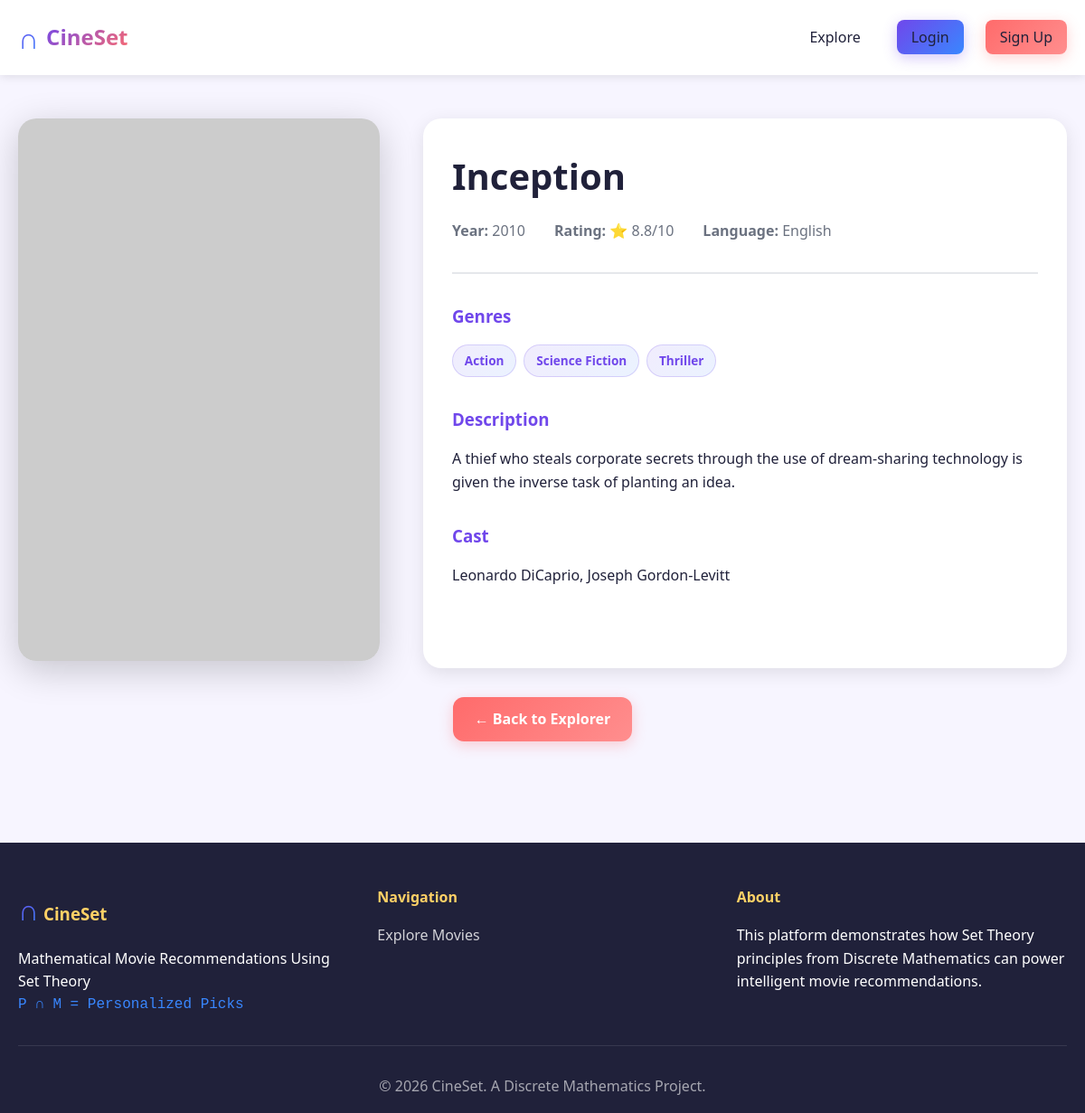
The app's page /movies/6/ with its own data.
### movies/models.py (models this page shows, shortened)
class Movie(models.Model):
    title = models.CharField(max_length=200)
    description = models.TextField()
    poster_url = models.URLField(max_length=500)
    release_year = models.IntegerField()
    genres = models.CharField(max_length=500)  # comma-separated
    rating = models.DecimalField(max_digits=3, decimal_places=1)
    language = models.CharField(max_length=50, default='English')
    cast = models.TextField(blank=True)
    created_at = models.DateTimeField(auto_now_add=True)
    class Meta:
        ordering = ['-rating', 'title']
    def get_genres_list(self):
        return [g.strip() for g in self.genres.split(',') if g.strip()]

### movies/views.py (the view, shortened to what this page needs)
# urls.py: path('movies/<int:movie_id>/', movies_views.movie_detail_view, name='movie_detail'),
def movie_detail_view(request, movie_id):
    movie = get_object_or_404(Movie, id=movie_id)
    is_favorited = False
    user_similarity = None
    matching_genres = []
    user_preferences = None
    context = {
        'movie': movie,
        'is_favorited': is_favorited,
        'user_similarity': user_similarity,
        'matching_genres': matching_genres,
        'user_preferences': user_preferences,
    }
    return render(request, 'movies/detail.html', context)

### templates/movies/detail.html (shortened to what this page needs)
{% extends 'base.html' %}
{% load static %}
{% block extra_css %}
<link rel="stylesheet" href="{% static 'css/movies.css' %}">
{% endblock %}
{% block content %}
<div class="movie-detail-container">
    <div class="container">
        <div class="movie-detail-grid">
            <div class="detail-poster">
                <img src="{{ movie.poster_url }}" alt="{{ movie.title }}" onerror="this.src='https://via.placeholder.com/400x600?text={{ movie.title }}'">
            </div>
            <div class="detail-content">
                <h1 class="detail-title">{{ movie.title }}</h1>
                <div class="detail-meta">
                    <span class="meta-item"><strong>Year:</strong> {{ movie.release_year }}</span>
                    <span class="meta-item"><strong>Rating:</strong> ⭐ {{ movie.rating }}/10</span>
                    <span class="meta-item"><strong>Language:</strong> {{ movie.language }}</span>
                </div>
                <div class="detail-genres">
                    <h3>Genres</h3>
                    <div class="genres-list">
                        {% for genre in movie.get_genres_list %}
                        <span class="genre-tag">{{ genre }}</span>
                        {% endfor %}
                    </div>
                </div>
                <div class="detail-description">
                    <h3>Description</h3>
                    <p>{{ movie.description }}</p>
                </div>
                {% if movie.cast %}
                <div class="detail-cast">
                    <h3>Cast</h3>
                    <p>{{ movie.cast }}</p>
                </div>
                {% endif %}
            </div>
        </div>
        <div class="detail-back">
            <a href="{% url 'movie_explorer' %}" class="btn btn-secondary">← Back to Explorer</a>
        </div>
    </div>
</div>
{% endblock %}

### templates/base.html (shortened to what this page needs)
{% load static %}
<!DOCTYPE html>
<html lang="en">
<head>
    <link rel="stylesheet" href="{% static 'css/base.css' %}">
    <link rel="stylesheet" href="{% static 'css/explorer.css' %}">
    {% block extra_css %}{% endblock %}
</head>
<body>
    <nav class="navbar">
        <div class="container">
            <a href="{% url 'landing' %}" class="logo">
                <span class="logo-symbol">∩</span>
                <span class="logo-text">CineSet</span>
            </a>
            <ul class="nav-links">
                <li><a href="{% url 'movie_explorer' %}" {% if request.resolver_match.url_name == 'movie_explorer' %}class="active"{% endif %}>Explore</a></li>
                {% if user.is_authenticated %}
                    <li><a href="{% url 'recommendations' %}" {% if request.resolver_match.url_name == 'recommendations' %}class="active"{% endif %}>Recommendations</a></li>
                    <li><a href="{% url 'dashboard' %}" {% if request.resolver_match.url_name == 'dashboard' %}class="active"{% endif %}>Dashboard</a></li>
                    <li><a href="{% url 'preferences' %}" {% if request.resolver_match.url_name == 'preferences' %}class="active"{% endif %}>Preferences</a></li>
                    <li class="user-menu">
                        <span class="user-name">{{ user.username }}</span>
                        <a href="{% url 'logout' %}" class="btn-logout">Logout</a>
                    </li>
                {% else %}
                    <li><a href="{% url 'login' %}" class="btn-primary">Login</a></li>
                    <li><a href="{% url 'register' %}" class="btn-secondary">Sign Up</a></li>
                {% endif %}
            </ul>
        </div>
    </nav>
    <main>
        {% block content %}{% endblock %}
    </main>
    <footer class="footer">
        <div class="container">
            <div class="footer-content">
                <div class="footer-section">
                    <h3><span class="logo-symbol">∩</span> CineSet</h3>
                    <p>Mathematical Movie Recommendations Using Set Theory</p>
                    <p class="formula">P ∩ M = Personalized Picks</p>
                </div>
                <div class="footer-section">
                    <h4>Navigation</h4>
                    <ul>
                        <li><a href="{% url 'movie_explorer' %}">Explore Movies</a></li>
                    </ul>
                </div>
                <div class="footer-section">
                    <h4>About</h4>
                    <p>This platform demonstrates how Set Theory principles from Discrete Mathematics can power intelligent movie recommendations.</p>
                </div>
            </div>
            <div class="footer-bottom">
                <p>&copy; 2026 CineSet. A Discrete Mathematics Project.</p>
            </div>
        </div>
    </footer>
</body>
</html>

### static/css/base.css (style rules this page uses)
:root { --primary: #7047EB; --secondary: #FF6B6B; --accent: #3987FF; --highlight: #FFD166; --background: #F7F5FF; --card-bg: #FFFFFF; --text: #20213A; --success: #38C99B; --text-muted: #6B7280; --border: #E5E7EB; }
* { margin: 0; padding: 0; box-sizing: border-box; }
body { font-family: 'Segoe UI', Tahoma, Geneva, Verdana, sans-serif; background-color: var(--background); color: var(--text); line-height: 1.6; }
.container { max-width: 1200px; margin: 0 auto; padding: 0 20px; }
.navbar { background: var(--card-bg); box-shadow: 0 2px 10px rgba(0,0,0,0.1); position: sticky; top: 0; z-index: 1000; padding: 1rem 0; }
.navbar .container { display: flex; justify-content: space-between; align-items: center; }
.logo { display: flex; align-items: center; gap: 0.5rem; font-size: 1.5rem; font-weight: bold; color: var(--primary); text-decoration: none; transition: transform 0.3s ease; }
.logo-symbol { font-size: 2rem; background: linear-gradient(135deg, var(--primary), var(--accent)); -webkit-background-clip: text; -webkit-text-fill-color: transparent; background-clip: text; }
.logo-text { background: linear-gradient(135deg, var(--primary), var(--secondary)); -webkit-background-clip: text; -webkit-text-fill-color: transparent; background-clip: text; }
.nav-links { display: flex; list-style: none; gap: 1.5rem; align-items: center; }
.nav-links a { color: var(--text); text-decoration: none; padding: 0.5rem 1rem; border-radius: 8px; transition: all 0.3s ease; font-weight: 500; }
.btn { display: inline-block; padding: 0.75rem 1.5rem; border-radius: 12px; text-decoration: none; font-weight: 600; transition: all 0.3s ease; border: none; cursor: pointer; font-size: 1rem; }
.btn-primary { background: linear-gradient(135deg, var(--primary), var(--accent)); color: white; box-shadow: 0 4px 15px rgba(112, 71, 235, 0.3); }
.btn-secondary { background: linear-gradient(135deg, var(--secondary), #FF8E8E); color: white; box-shadow: 0 4px 15px rgba(255, 107, 107, 0.3); }
.footer { background: var(--text); color: white; padding: 3rem 0 1rem; margin-top: 4rem; }
.footer-content { display: grid; grid-template-columns: repeat(auto-fit, minmax(250px, 1fr)); gap: 2rem; margin-bottom: 2rem; }
.footer-section h3 { margin-bottom: 1rem; color: var(--highlight); }
.footer-section h4 { margin-bottom: 1rem; color: var(--highlight); }
.footer-section ul { list-style: none; }
.footer-section ul li { margin-bottom: 0.5rem; }
.footer-section a { color: rgba(255, 255, 255, 0.8); text-decoration: none; transition: color 0.3s ease; }
.formula { font-family: 'Courier New', monospace; color: var(--accent); }
.footer-bottom { text-align: center; padding-top: 2rem; border-top: 1px solid rgba(255, 255, 255, 0.1); color: rgba(255, 255, 255, 0.6); }

### static/css/movies.css (style rules this page uses)
.genre-tag { background: linear-gradient(135deg, rgba(112, 71, 235, 0.1), rgba(57, 135, 255, 0.1)); color: var(--primary); padding: 0.4rem 0.8rem; border-radius: 20px; font-size: 0.85rem; font-weight: 600; border: 1px solid rgba(112, 71, 235, 0.2); transition: all 0.3s ease; }
.movie-detail-container { padding: 3rem 0; }
.movie-detail-grid { display: grid; grid-template-columns: 400px 1fr; gap: 3rem; margin-bottom: 2rem; }
.detail-poster img { width: 100%; border-radius: 20px; box-shadow: 0 10px 40px rgba(0, 0, 0, 0.2); }
.detail-content { background: white; padding: 2rem; border-radius: 20px; box-shadow: 0 5px 20px rgba(0, 0, 0, 0.1); }
.detail-title { font-size: 2.5rem; color: var(--text); margin-bottom: 1rem; }
.detail-meta { display: flex; gap: 2rem; margin-bottom: 2rem; padding-bottom: 2rem; border-bottom: 2px solid var(--border); }
.meta-item { color: var(--text-muted); }
.detail-genres, .detail-description, .detail-cast { margin-bottom: 2rem; }
.detail-genres h3, .detail-description h3, .detail-cast h3, .similarity-analysis h3 { color: var(--primary); margin-bottom: 1rem; }
.genres-list { display: flex; flex-wrap: wrap; gap: 0.5rem; }
.detail-back { text-align: center; margin-top: 2rem; }

### records on screen
Movie: title "Inception", release_year "2010", rating "8.8", language "English", description "A thief who steals corporate secrets through the use of dream-sharing technology is given the inverse task of planting an idea.", cast "Leonardo DiCaprio, Joseph Gordon-Levitt"

### other values on screen
{{ genre }} "Action" "Science Fiction" "Thriller"
